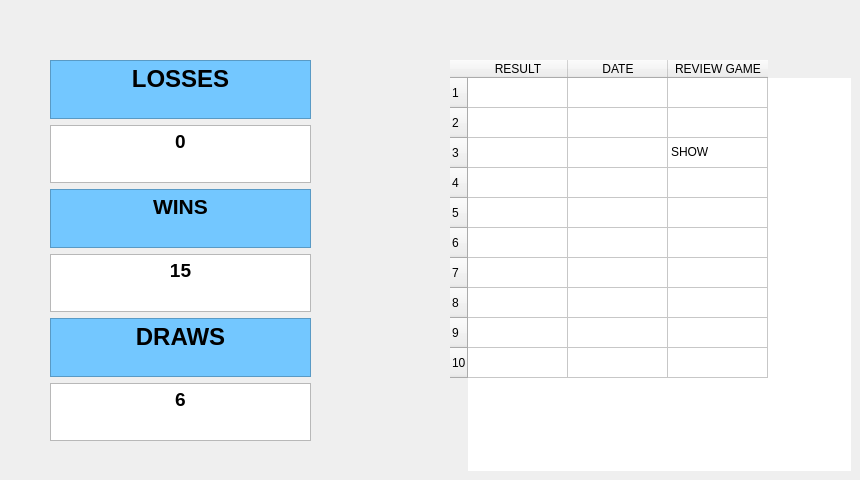
       <widget class="QWidget" name="page">
        <widget class="QTableWidget" name="tableWidget">
         <property name="geometry">
          <rect>
           <x>450</x>
           <y>60</y>
           <width>401</width>
           <height>411</height>
          </rect>
         </property>
         <property name="sizeIncrement">
          <size>
           <width>0</width>
           <height>1</height>
          </size>
         </property>
         <property name="frameShape">
          <enum>QFrame::Shape::NoFrame</enum>
         </property>
         <property name="frameShadow">
          <enum>QFrame::Shadow::Sunken</enum>
         </property>
         <property name="lineWidth">
          <number>1</number>
         </property>
         <property name="textElideMode">
          <enum>Qt::TextElideMode::ElideMiddle</enum>
         </property>
         <property name="gridStyle">
          <enum>Qt::PenStyle::SolidLine</enum>
         </property>
         <property name="sortingEnabled">
          <bool>false</bool>
         </property>
         <attribute name="horizontalHeaderMinimumSectionSize">
          <number>36</number>
         </attribute>
         <row/>
         <row/>
         <row/>
         <row/>
         <row/>
         <row/>
         <row/>
         <row/>
         <row/>
         <row/>
         <column>
          <property name="text">
           <string>RESULT</string>
          </property>
         </column>
         <column>
          <property name="text">
           <string>DATE</string>
          </property>
         </column>
         <column>
          <property name="text">
           <string>REVIEW GAME</string>
          </property>
         </column>
         <item row="0" column="0">
          <property name="text">
           <string/>
          </property>
          <property name="flags">
           <set>ItemIsSelectable|ItemIsEditable|ItemIsDragEnabled|ItemIsDropEnabled|ItemIsEnabled</set>
          </property>
         </item>
         <item row="0" column="1">
          <property name="text">
           <string/>
          </property>
         </item>
         <item row="0" column="2">
          <property name="text">
           <string/>
          </property>
         </item>
         <item row="1" column="2">
          <property name="text">
           <string/>
          </property>
         </item>
         <item row="2" column="2">
          <property name="text">
           <string>SHOW</string>
          </property>
         </item>
        </widget>
        <widget class="QWidget" name="widget" native="true">
         <property name="geometry">
          <rect>
           <x>50</x>
           <y>60</y>
           <width>261</width>
           <height>381</height>
          </rect>
         </property>
         <layout class="QGridLayout" name="gridLayout_20">
          <item row="0" column="0">
           <widget class="QTextEdit" name="losses_label">
            <property name="styleSheet">
             <string notr="true">QTextEdit
{
color:black;
background-color: rgb(115, 199, 255);
 font: 700 16pt &quot;Segoe UI&quot;;
}</string>
            </property>
            <property name="readOnly">
             <bool>true</bool>
            </property>
            <property name="html">
             <string>&lt;!DOCTYPE HTML PUBLIC &quot;-//W3C//DTD HTML 4.0//EN&quot; &quot;http://www.w3.org/TR/REC-html40/strict.dtd&quot;&gt;
&lt;html&gt;&lt;head&gt;&lt;meta name=&quot;qrichtext&quot; content=&quot;1&quot; /&gt;&lt;meta charset=&quot;utf-8&quot; /&gt;&lt;style type=&quot;text/css&quot;&gt;
p, li { white-space: pre-wrap; }
hr { height: 1px; border-width: 0; }
li.unchecked::marker { content: &quot;\2610&quot;; }
li.checked::marker { content: &quot;\2612&quot;; }
&lt;/style&gt;&lt;/head&gt;&lt;body style=&quot; font-family:'Segoe UI'; font-size:16pt; font-weight:700; font-style:normal;&quot;&gt;
&lt;p align=&quot;center&quot; style=&quot; margin-top:0px; margin-bottom:0px; margin-left:0px; margin-right:0px; -qt-block-indent:0; text-indent:0px;&quot;&gt;&lt;span style=&quot; font-size:18pt;&quot;&gt;LOSSES&lt;/span&gt;&lt;/p&gt;&lt;/body&gt;&lt;/html&gt;</string>
            </property>
           </widget>
          </item>
          <item row="1" column="0">
           <widget class="QTextEdit" name="losses_num">
            <property name="readOnly">
             <bool>true</bool>
            </property>
            <property name="html">
             <string>&lt;!DOCTYPE HTML PUBLIC &quot;-//W3C//DTD HTML 4.0//EN&quot; &quot;http://www.w3.org/TR/REC-html40/strict.dtd&quot;&gt;
&lt;html&gt;&lt;head&gt;&lt;meta name=&quot;qrichtext&quot; content=&quot;1&quot; /&gt;&lt;meta charset=&quot;utf-8&quot; /&gt;&lt;style type=&quot;text/css&quot;&gt;
p, li { white-space: pre-wrap; }
hr { height: 1px; border-width: 0; }
li.unchecked::marker { content: &quot;\2610&quot;; }
li.checked::marker { content: &quot;\2612&quot;; }
&lt;/style&gt;&lt;/head&gt;&lt;body style=&quot; font-family:'Segoe UI'; font-size:9pt; font-weight:400; font-style:normal;&quot;&gt;
&lt;p align=&quot;center&quot; style=&quot; margin-top:0px; margin-bottom:0px; margin-left:0px; margin-right:0px; -qt-block-indent:0; text-indent:0px;&quot;&gt;&lt;span style=&quot; font-size:14pt; font-weight:700;&quot;&gt;0&lt;/span&gt;&lt;/p&gt;&lt;/body&gt;&lt;/html&gt;</string>
            </property>
           </widget>
          </item>
          <item row="2" column="0">
           <widget class="QTextEdit" name="wins_label">
            <property name="styleSheet">
             <string notr="true">QTextEdit
{
color:black;
background-color: rgb(115, 199, 255);
 font: 700 16pt &quot;Segoe UI&quot;;
}</string>
            </property>
            <property name="readOnly">
             <bool>true</bool>
            </property>
            <property name="html">
             <string>&lt;!DOCTYPE HTML PUBLIC &quot;-//W3C//DTD HTML 4.0//EN&quot; &quot;http://www.w3.org/TR/REC-html40/strict.dtd&quot;&gt;
&lt;html&gt;&lt;head&gt;&lt;meta name=&quot;qrichtext&quot; content=&quot;1&quot; /&gt;&lt;meta charset=&quot;utf-8&quot; /&gt;&lt;style type=&quot;text/css&quot;&gt;
p, li { white-space: pre-wrap; }
hr { height: 1px; border-width: 0; }
li.unchecked::marker { content: &quot;\2610&quot;; }
li.checked::marker { content: &quot;\2612&quot;; }
&lt;/style&gt;&lt;/head&gt;&lt;body style=&quot; font-family:'Segoe UI'; font-size:16pt; font-weight:700; font-style:normal;&quot;&gt;
&lt;p align=&quot;center&quot; style=&quot; margin-top:0px; margin-bottom:0px; margin-left:0px; margin-right:0px; -qt-block-indent:0; text-indent:0px;&quot;&gt;WINS&lt;/p&gt;&lt;/body&gt;&lt;/html&gt;</string>
            </property>
           </widget>
          </item>
          <item row="3" column="0">
           <widget class="QTextEdit" name="wins_num">
            <property name="readOnly">
             <bool>true</bool>
            </property>
            <property name="html">
             <string>&lt;!DOCTYPE HTML PUBLIC &quot;-//W3C//DTD HTML 4.0//EN&quot; &quot;http://www.w3.org/TR/REC-html40/strict.dtd&quot;&gt;
&lt;html&gt;&lt;head&gt;&lt;meta name=&quot;qrichtext&quot; content=&quot;1&quot; /&gt;&lt;meta charset=&quot;utf-8&quot; /&gt;&lt;style type=&quot;text/css&quot;&gt;
p, li { white-space: pre-wrap; }
hr { height: 1px; border-width: 0; }
li.unchecked::marker { content: &quot;\2610&quot;; }
li.checked::marker { content: &quot;\2612&quot;; }
&lt;/style&gt;&lt;/head&gt;&lt;body style=&quot; font-family:'Segoe UI'; font-size:9pt; font-weight:400; font-style:normal;&quot;&gt;
&lt;p align=&quot;center&quot; style=&quot; margin-top:0px; margin-bottom:0px; margin-left:0px; margin-right:0px; -qt-block-indent:0; text-indent:0px;&quot;&gt;&lt;span style=&quot; font-size:14pt; font-weight:700;&quot;&gt;15&lt;/span&gt;&lt;/p&gt;&lt;/body&gt;&lt;/html&gt;</string>
            </property>
           </widget>
          </item>
          <item row="4" column="0">
           <widget class="QTextEdit" name="draws_label">
            <property name="styleSheet">
             <string notr="true">QTextEdit
{
color:black;
background-color: rgb(115, 199, 255);
 font: 700 16pt &quot;Segoe UI&quot;;
}</string>
            </property>
            <property name="readOnly">
             <bool>true</bool>
            </property>
            <property name="html">
             <string>&lt;!DOCTYPE HTML PUBLIC &quot;-//W3C//DTD HTML 4.0//EN&quot; &quot;http://www.w3.org/TR/REC-html40/strict.dtd&quot;&gt;
&lt;html&gt;&lt;head&gt;&lt;meta name=&quot;qrichtext&quot; content=&quot;1&quot; /&gt;&lt;meta charset=&quot;utf-8&quot; /&gt;&lt;style type=&quot;text/css&quot;&gt;
p, li { white-space: pre-wrap; }
hr { height: 1px; border-width: 0; }
li.unchecked::marker { content: &quot;\2610&quot;; }
li.checked::marker { content: &quot;\2612&quot;; }
&lt;/style&gt;&lt;/head&gt;&lt;body style=&quot; font-family:'Segoe UI'; font-size:16pt; font-weight:700; font-style:normal;&quot;&gt;
&lt;p align=&quot;center&quot; style=&quot; margin-top:0px; margin-bottom:0px; margin-left:0px; margin-right:0px; -qt-block-indent:0; text-indent:0px;&quot;&gt;&lt;span style=&quot; font-size:18pt;&quot;&gt;DRAWS&lt;/span&gt;&lt;/p&gt;&lt;/body&gt;&lt;/html&gt;</string>
            </property>
           </widget>
          </item>
          <item row="5" column="0">
           <widget class="QTextEdit" name="draws_num">
            <property name="readOnly">
             <bool>true</bool>
            </property>
            <property name="html">
             <string>&lt;!DOCTYPE HTML PUBLIC &quot;-//W3C//DTD HTML 4.0//EN&quot; &quot;http://www.w3.org/TR/REC-html40/strict.dtd&quot;&gt;
&lt;html&gt;&lt;head&gt;&lt;meta name=&quot;qrichtext&quot; content=&quot;1&quot; /&gt;&lt;meta charset=&quot;utf-8&quot; /&gt;&lt;style type=&quot;text/css&quot;&gt;
p, li { white-space: pre-wrap; }
hr { height: 1px; border-width: 0; }
li.unchecked::marker { content: &quot;\2610&quot;; }
li.checked::marker { content: &quot;\2612&quot;; }
&lt;/style&gt;&lt;/head&gt;&lt;body style=&quot; font-family:'Segoe UI'; font-size:9pt; font-weight:400; font-style:normal;&quot;&gt;
&lt;p align=&quot;center&quot; style=&quot; margin-top:0px; margin-bottom:0px; margin-left:0px; margin-right:0px; -qt-block-indent:0; text-indent:0px;&quot;&gt;&lt;span style=&quot; font-size:14pt; font-weight:700;&quot;&gt;6&lt;/span&gt;&lt;/p&gt;&lt;/body&gt;&lt;/html&gt;</string>
            </property>
           </widget>
          </item>
         </layout>
        </widget>
       </widget>
